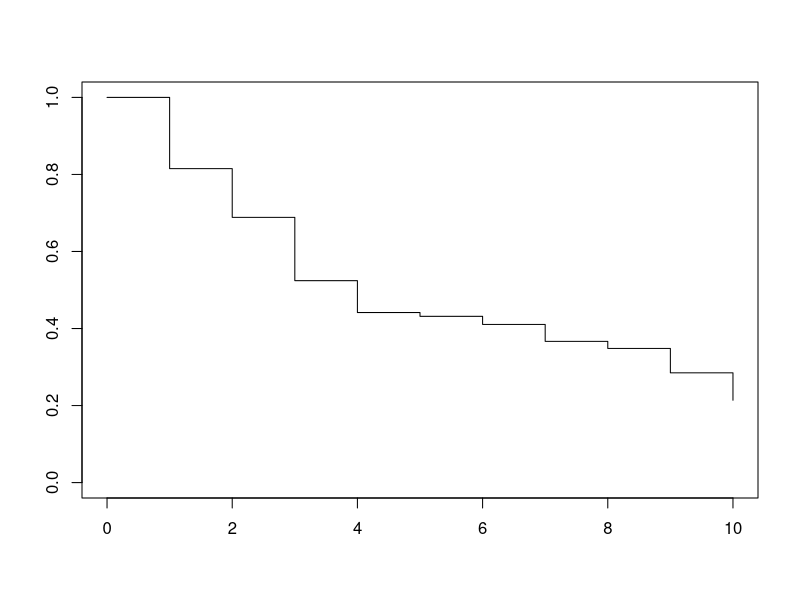

Write the R code that produced this figure.
library(survival)

# simulate survival time from an exponential distribution 
fu_time <- c(rep(1, 30), rep(2, 28), rep(3, 31), rep(4, 12), rep(5, 4), 
             rep(6, 13), rep(7, 8), rep(8, 9), rep(9, 3), rep(10, 8))
status <- c(rep(1, 27), rep(0, 3), rep(1, 18), rep(0, 10), rep(1, 21), 
            rep(0, 10), rep(1, 9), rep(0, 3), rep(1, 1), rep(0, 3),
            rep(1, 2), rep(0, 11), rep(1, 3), rep(0, 5), rep(1, 1), rep(0, 8),
            rep(1, 2), rep(0, 1), rep(1, 2), rep(0, 6))

# plot the survival function S(t) (Kaplan meier)
km <- survfit(Surv(fu_time, status) ~ 1)
plot(km, conf.int = F, mark.time = F)

# the probabilities at each time-point are:
data.frame(year = km$time, survival_prob = km$surv)
